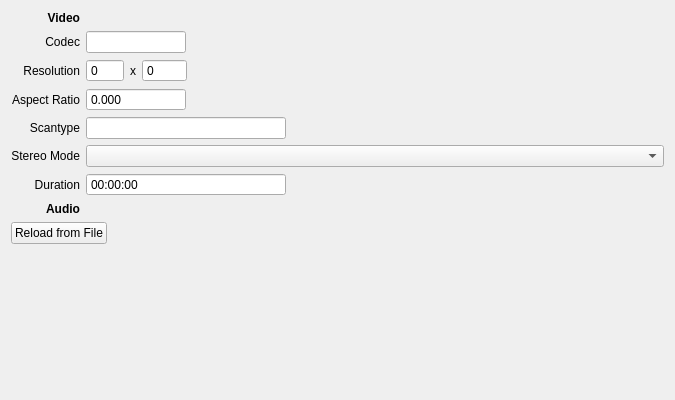
<?xml version="1.0" encoding="UTF-8"?>
<ui version="4.0">
 <class>ConcertStreamDetailsWidget</class>
 <widget class="QWidget" name="ConcertStreamDetailsWidget">
  <property name="geometry">
   <rect>
    <x>0</x>
    <y>0</y>
    <width>675</width>
    <height>400</height>
   </rect>
  </property>
  <layout class="QVBoxLayout" name="verticalLayout_2">
   <item>
    <layout class="QGridLayout" name="streamDetails">
     <item row="1" column="0">
      <widget class="QLabel" name="label_31">
       <property name="text">
        <string>Codec</string>
       </property>
       <property name="alignment">
        <set>Qt::AlignRight|Qt::AlignTrailing|Qt::AlignVCenter</set>
       </property>
      </widget>
     </item>
     <item row="3" column="1">
      <widget class="QDoubleSpinBox" name="videoAspectRatio">
       <property name="maximumSize">
        <size>
         <width>100</width>
         <height>16777215</height>
        </size>
       </property>
       <property name="buttonSymbols">
        <enum>QAbstractSpinBox::NoButtons</enum>
       </property>
       <property name="decimals">
        <number>3</number>
       </property>
      </widget>
     </item>
     <item row="6" column="1">
      <widget class="QTimeEdit" name="videoDuration">
       <property name="maximumSize">
        <size>
         <width>200</width>
         <height>16777215</height>
        </size>
       </property>
       <property name="buttonSymbols">
        <enum>QAbstractSpinBox::NoButtons</enum>
       </property>
       <property name="displayFormat">
        <string>HH:mm:ss</string>
       </property>
      </widget>
     </item>
     <item row="4" column="1">
      <widget class="QLineEdit" name="videoScantype">
       <property name="maximumSize">
        <size>
         <width>200</width>
         <height>16777215</height>
        </size>
       </property>
      </widget>
     </item>
     <item row="0" column="0">
      <widget class="QLabel" name="label_27">
       <property name="font">
        <font>
         <weight>75</weight>
         <bold>true</bold>
        </font>
       </property>
       <property name="text">
        <string>Video</string>
       </property>
       <property name="alignment">
        <set>Qt::AlignRight|Qt::AlignTrailing|Qt::AlignVCenter</set>
       </property>
      </widget>
     </item>
     <item row="7" column="0">
      <widget class="QLabel" name="labelStreamDetailsAudio">
       <property name="font">
        <font>
         <weight>75</weight>
         <bold>true</bold>
        </font>
       </property>
       <property name="text">
        <string>Audio</string>
       </property>
       <property name="alignment">
        <set>Qt::AlignRight|Qt::AlignTrailing|Qt::AlignVCenter</set>
       </property>
      </widget>
     </item>
     <item row="4" column="0">
      <widget class="QLabel" name="label_32">
       <property name="text">
        <string>Scantype</string>
       </property>
       <property name="alignment">
        <set>Qt::AlignRight|Qt::AlignTrailing|Qt::AlignVCenter</set>
       </property>
      </widget>
     </item>
     <item row="6" column="0">
      <widget class="QLabel" name="label_33">
       <property name="text">
        <string>Duration</string>
       </property>
       <property name="alignment">
        <set>Qt::AlignRight|Qt::AlignTrailing|Qt::AlignVCenter</set>
       </property>
      </widget>
     </item>
     <item row="2" column="1">
      <layout class="QHBoxLayout" name="horizontalLayout_16">
       <item>
        <widget class="QSpinBox" name="videoWidth">
         <property name="buttonSymbols">
          <enum>QAbstractSpinBox::NoButtons</enum>
         </property>
         <property name="maximum">
          <number>9999</number>
         </property>
        </widget>
       </item>
       <item>
        <widget class="QLabel" name="label_30">
         <property name="text">
          <string notr="true">x</string>
         </property>
        </widget>
       </item>
       <item>
        <widget class="QSpinBox" name="videoHeight">
         <property name="buttonSymbols">
          <enum>QAbstractSpinBox::NoButtons</enum>
         </property>
         <property name="maximum">
          <number>99999</number>
         </property>
        </widget>
       </item>
       <item>
        <spacer name="horizontalSpacer_10">
         <property name="orientation">
          <enum>Qt::Horizontal</enum>
         </property>
         <property name="sizeHint" stdset="0">
          <size>
           <width>40</width>
           <height>20</height>
          </size>
         </property>
        </spacer>
       </item>
      </layout>
     </item>
     <item row="3" column="0">
      <widget class="QLabel" name="label_29">
       <property name="text">
        <string>Aspect Ratio</string>
       </property>
       <property name="alignment">
        <set>Qt::AlignRight|Qt::AlignTrailing|Qt::AlignVCenter</set>
       </property>
      </widget>
     </item>
     <item row="1" column="1">
      <widget class="QLineEdit" name="videoCodec">
       <property name="maximumSize">
        <size>
         <width>100</width>
         <height>16777215</height>
        </size>
       </property>
      </widget>
     </item>
     <item row="2" column="0">
      <widget class="QLabel" name="label_28">
       <property name="text">
        <string>Resolution</string>
       </property>
       <property name="alignment">
        <set>Qt::AlignRight|Qt::AlignTrailing|Qt::AlignVCenter</set>
       </property>
      </widget>
     </item>
     <item row="5" column="0">
      <widget class="QLabel" name="label_12">
       <property name="text">
        <string>Stereo Mode</string>
       </property>
       <property name="alignment">
        <set>Qt::AlignRight|Qt::AlignTrailing|Qt::AlignVCenter</set>
       </property>
      </widget>
     </item>
     <item row="5" column="1">
      <widget class="QComboBox" name="stereoMode"/>
     </item>
    </layout>
   </item>
   <item>
    <layout class="QHBoxLayout" name="horizontalLayout_17">
     <item>
      <widget class="QPushButton" name="buttonReloadStreamDetails">
       <property name="text">
        <string>Reload from File</string>
       </property>
       <property name="icon">
        <iconset resource="../../data/MediaElch.qrc">
         <normaloff>:/img/arrow_circle_right_white.png</normaloff>:/img/arrow_circle_right_white.png</iconset>
       </property>
       <property name="dropShadow" stdset="0">
        <bool>true</bool>
       </property>
      </widget>
     </item>
     <item>
      <spacer name="horizontalSpacer_9">
       <property name="orientation">
        <enum>Qt::Horizontal</enum>
       </property>
       <property name="sizeHint" stdset="0">
        <size>
         <width>40</width>
         <height>20</height>
        </size>
       </property>
      </spacer>
     </item>
    </layout>
   </item>
   <item>
    <spacer name="verticalSpacer_8">
     <property name="orientation">
      <enum>Qt::Vertical</enum>
     </property>
     <property name="sizeHint" stdset="0">
      <size>
       <width>20</width>
       <height>98</height>
      </size>
     </property>
    </spacer>
   </item>
  </layout>
 </widget>
 <resources>
  <include location="../../data/MediaElch.qrc"/>
 </resources>
 <connections/>
</ui>
